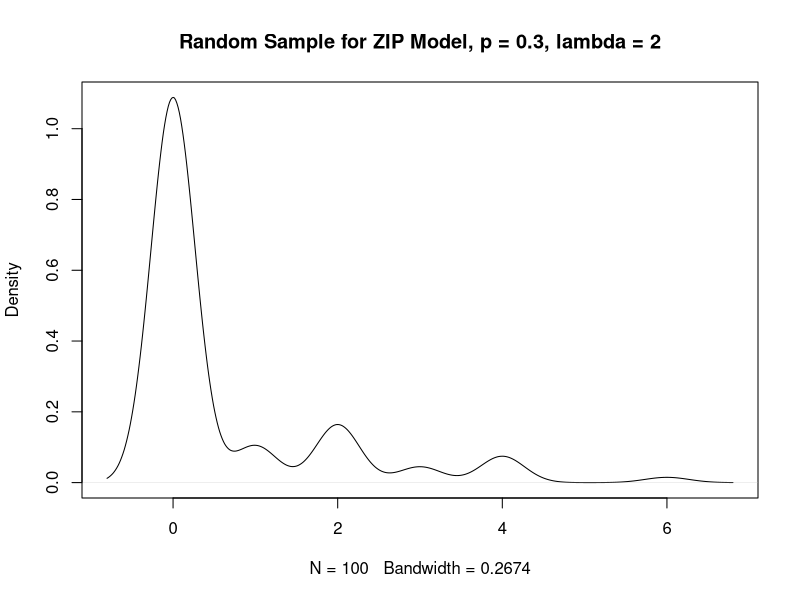
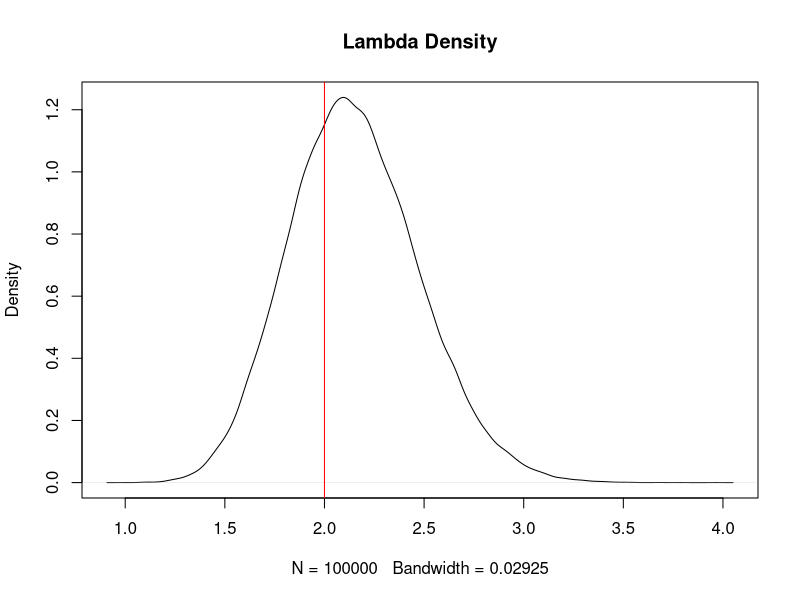
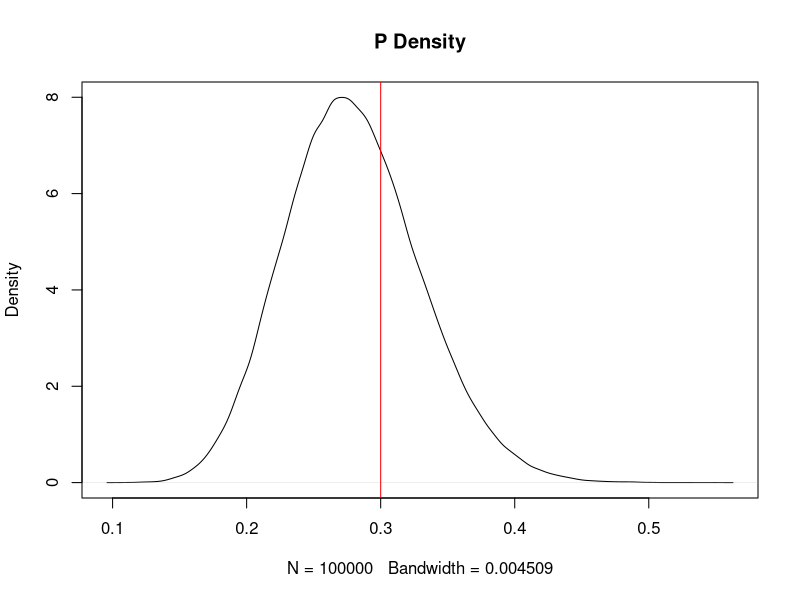

These charts were generated, in order, by the following R code:
#######################
###### PROBLEM 5 ######

# STATUS: Need to find part B (simple)
# Can't proceed without knowing Gibbs Sampler
# *******************************************************

# *** A ***

# NOTE: This just generates x_i for the Joint Distribution
# We'll need a different function for part c.

func.a <- function(n = 100, p = 0.3, lam = 2)
{
    r <- rbinom(n, 1, p)
    x <- rpois(n, lam*r)
    x
}
x = func.a()

plot(density(func.a()), main = "Random Sample for ZIP Model, p = 0.3, lambda = 2")
# *** B ***
# This is strictly Calculus, so no need for programming.

# *** C ***
# Need to calculate posterior before we can proceed

func.c <- function(samps = 1e5, n = 100, a = 1, b = 1, p.start = 0.3, lam.start = 2)
{
    # browser()
    x <- func.a(n = n, p = p.start, lam = lam.start)
    lam <- numeric(samps) # Records values of lam estimated in all iterations
    p <- numeric(samps) # Records values of p estimated in all iterations
    r <- numeric(n) # Records the r used in the current iteration
    
    # Initialize values
    p[1] = p.start
    lam[1] = lam.start
    r <- rbinom(n, 1, p.start)
    for(i in 2:samps)
    {   
        lam[i] = rgamma(1, a + sum(x), b + sum(r)) # Conditional of lambda
        p[i] = rbeta(1, 1 + sum(r), n + 1 - sum(r)) # Conditional of p
        # Conditional of r given the above newly generated lambda and p
        r = rbinom(n, 1, (p[i]*exp(-lam[i])) / ((p[i])*exp(-lam[i]) + (1-p[i])*(x == 0)))
    }
    data.frame(lam, p)
}

# This seems to work...
results = func.c(samps = 1e5)

plot(density(results[,1]), main = "Lambda Density")
abline(v = 2, col = "red")
plot(density(results[,2]), main = "P Density")
abline(v = 0.30, col = "red")
quantile(results[,1], c(0.025,0.975)) # (1.44517, 2.529160)
quantile(results[,2], c(0.025,0.975)) # (0.2650107, 0.4858813)

values <- c(0.5, 1, 1.5, 2, 5, 10)
a <- rep(values, rep(6, 6))
b <- rep(values, 6)
all.values <- cbind(a, b)

new.results <- sapply(1:nrow(all.values), function(i) func.c(samps = 1e5, n = 100, a = all.values[i, 1], b = all.values[i, 2], p.start = 0.3, lam.start = 2))

confidence.intervals <- lapply(1:ncol(new.results), function(i) cbind(rep(all.values[i, 1],1), rep(all.values[i, 2], 1), cbind(quantile(new.results[, i][[1]], c(0.025,0.975))[1],quantile(new.results[, i][[1]], c(0.025,0.975))[2],quantile(new.results[, i][[2]], c(0.025,0.975))[1], quantile(new.results[, i][[2]], c(0.025,0.975))[2])))

confidence.intervals <- do.call(rbind, confidence.intervals)
confidence.intervals <- cbind(confidence.intervals, (confidence.intervals[, 3] < 2 & confidence.intervals[, 4] > 2), (confidence.intervals[, 5] < 0.30 & confidence.intervals[, 6] > 0.30))
rownames(confidence.intervals) = NULL
colnames(confidence.intervals) = c("a", "b", "lambda 2.5%", "lambda 97.5%", "p 2.5%", "p 97.5%", "2 in ci", "0.3 in ci")


